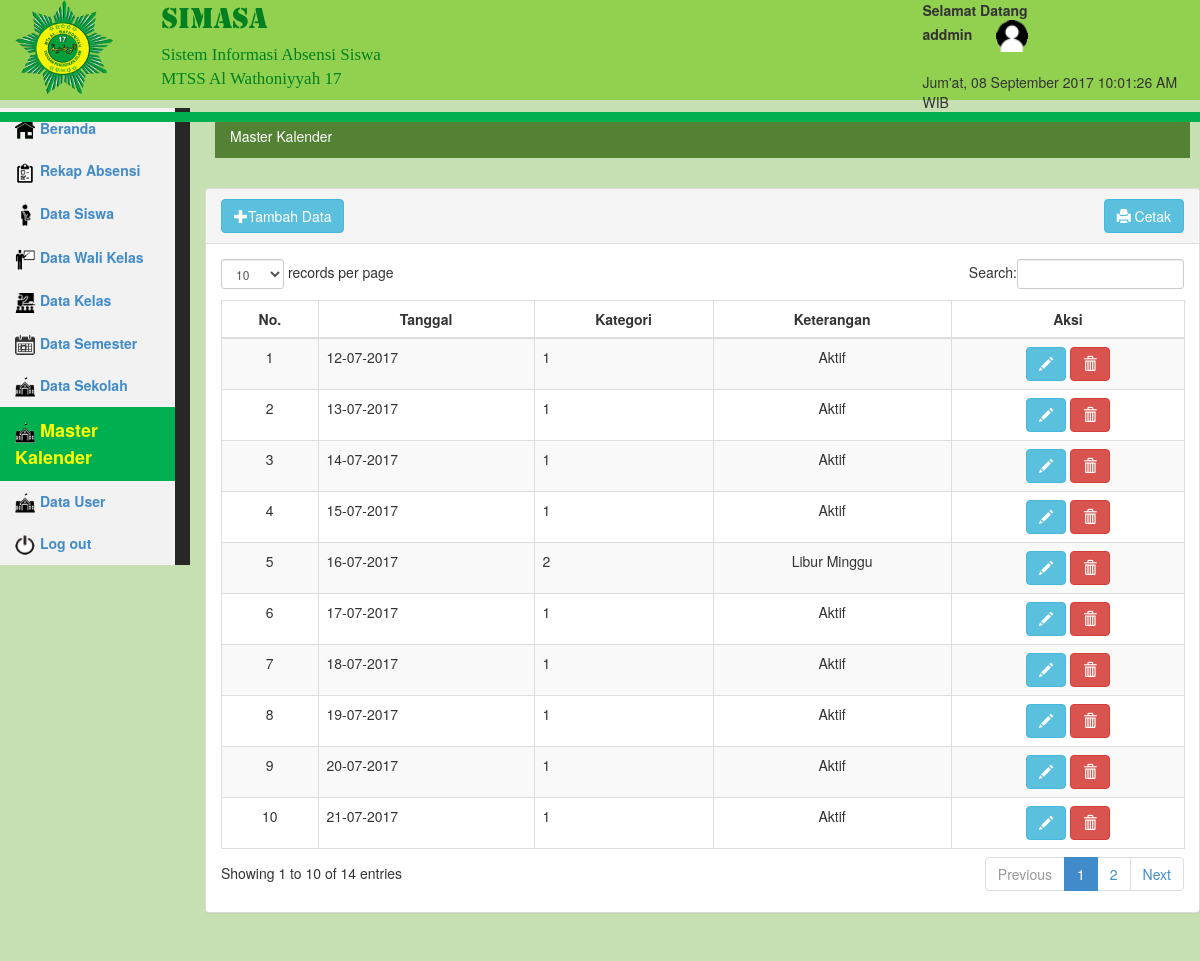
/media.php?module=kalender (signed in), run on the app's committed database.
### tables this page shows
CREATE TABLE `kalender` (
  `id_kalender` int(11) NOT NULL AUTO_INCREMENT,
  `tanggal` date NOT NULL,
  `kategori` varchar(2) NOT NULL,
  `keterangan` varchar(20) NOT NULL,
  PRIMARY KEY (`id_kalender`)
);

### module/kalender/kalender_data.php (the view, shortened to what this page needs)
<link rel="stylesheet" href="css/beranda.css">
<div class="row" style="margin:10px">
   <div id="">
        <ol class="breadcrumb">
            <li class="link_breadcrumb" href="#">Master Kalender</li>
        </ol>
    </div>
</div>
<div class="row">
    <div class="col-lg-12">
        <div class="panel panel-default">
            <div class="panel-heading">
                <a href="?module=kalender_input&act=input">
                    <button class="btn btn-info"><span class="glyphicon glyphicon-plus"></span>Tambah Data</button>
                </a>
                <a href="module/kalender/kalender_cetak.php" target="_blank">
                    <button class="btn btn-info float_right"><span class="glyphicon glyphicon-print"></span> Cetak</button>
                </a>
            </div>
            <div class="panel-body">
                <div class="table-responsive">
                    <table class="table table-striped table-bordered table-hover" id="table_data">
                        <thead>
                            <tr>
                                <th class="text-center">No.</th>
                                <th class="text-center">Tanggal</th>
                                <th class="text-center">Kategori</th>
                                <th class="text-center">Keterangan</th>
                                <th class="text-center">Aksi</th>
                            </tr>
                        </thead>
                        <tbody>
                            <?php
                                include("config/conn.php");
                                $no=1;
                                $query=mysqli_query($conn, "SELECT id_kalender, DATE_FORMAT(tanggal,'%d-%m-%Y') as tanggal , kategori, keterangan FROM kalender");
                                while($res = mysqli_fetch_array($query)){?>
                                        <tr class="odd gradeX">
                                        <td class="text-center"><?php echo $no;  ?></td>
                                        <td><?php echo $res['tanggal'];  ?></td>
                                        <td><?php echo $res['kategori'];  ?></td>
                                        <td class="text-center"><?php echo $res['keterangan'];  ?></td>
                                        <td class="text-center">
                                            <a href="./././media.php?module=kalender_input&act=edit&id=<?php echo $res['id_kalender'] ?>">
                                                <button type="button" class="btn btn-info"><span class="glyphicon glyphicon-pencil"></button>
                                            </a>
                                                <button onclick="hapus_data(<?php echo $res['id_kalender'] ?>)" type="button" class="btn btn-danger"><span class="glyphicon glyphicon-trash"></button>
                                        </td>
                                    </tr>
                                <?php
                                $no++;
                                }
                                ?>
                        </tbody>
                    </table>
                </div>
            </div>
        </div>
    </div>
</div>

### css/sb-admin.css (style rules this page uses)
body { padding-top: 100px; background-color: #f8f8f8; }
@media (min-width:768px) { body { padding-top: 50px; } }

### css/media.css (style rules this page uses)
.float_right { float: right; }

### css/beranda.css (style rules this page uses)
.breadcrumb { background-color: #548235; height: 40px; border-radius: 0px; }
.link_breadcrumb { color: #ffffff; }

### data on the page
kalender: tanggal "12-07-2017", kategori "1", keterangan "Aktif"
kalender: tanggal "13-07-2017", kategori "1", keterangan "Aktif"
kalender: tanggal "14-07-2017", kategori "1", keterangan "Aktif"
kalender: tanggal "15-07-2017", kategori "1", keterangan "Aktif"
kalender: tanggal "16-07-2017", kategori "2", keterangan "Libur Minggu"
kalender: tanggal "17-07-2017", kategori "1", keterangan "Aktif"
kalender: tanggal "18-07-2017", kategori "1", keterangan "Aktif"
kalender: tanggal "19-07-2017", kategori "1", keterangan "Aktif"
kalender: tanggal "20-07-2017", kategori "1", keterangan "Aktif"
kalender: tanggal "21-07-2017", kategori "1", keterangan "Aktif"

### other printed values
$_SESSION['nama_login'] "addmin"
$hari "Jum'at"
